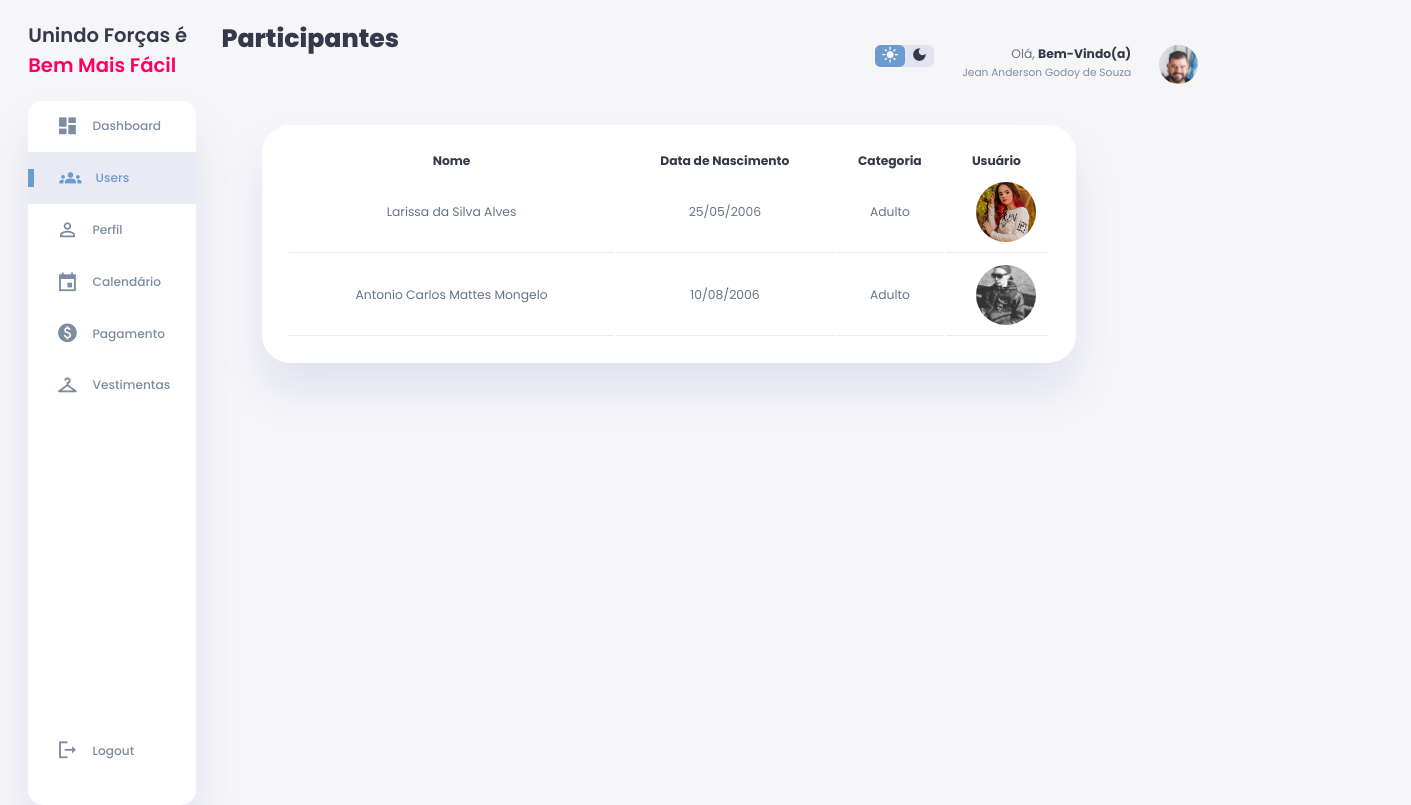
Screenshot of /usuario/participantes/index.php (signed in) with the database file from the repository.
### tables this page shows
CREATE TABLE IF NOT EXISTS `usuario` (
  `id_usuario` int NOT NULL AUTO_INCREMENT,
  `statuss` int DEFAULT NULL,
  `nome` varchar(255) DEFAULT NULL,
  `email` varchar(255) DEFAULT NULL,
  `datas` date DEFAULT NULL,
  `CPF` char(14) DEFAULT NULL,
  `RG` varchar(11) DEFAULT NULL,
  `categoria` varchar(255) NOT NULL,
  `senha` varchar(255) DEFAULT NULL,
  `telefone` varchar(11) DEFAULT NULL,
  `imagem` varchar(255) NOT NULL,
  `genero` varchar(255) NOT NULL,
  `endereco` varchar(255) NOT NULL,
  `responsavel` varchar(255) NOT NULL,
  `data_entrada` date NOT NULL,
  `tele_respon` varchar(11) NOT NULL,
  `idade` varchar(2) NOT NULL,
  `nom_dan` varchar(255) NOT NULL,
  `identidade_frente` varchar(255) NOT NULL,
  `identidade_verso` varchar(255) NOT NULL,
  PRIMARY KEY (`id_usuario`),
  KEY `id_usuario` (`id_usuario`) USING BTREE
);

### usuario/participantes/index.php (the view, shortened to what this page needs)
<?php
$conexao = conectar();
$id_usuario = $_SESSION['id_usuario'];
$sql = "SELECT * FROM usuario WHERE id_usuario = $id_usuario";
$resultado = mysqli_query($conexao, $sql);
$dados = mysqli_fetch_assoc($resultado);
function calcular_idade($data_nascimento) {
    $data_nasc = new DateTime($data_nascimento);
    $hoje = new DateTime();
    $idade = $hoje->diff($data_nasc);
    return $idade->y;
}
function determinar_categoria($idade) {
    if ($idade <= 12) {
        return 'Mirim';
    } elseif ($idade <= 17) {
        return 'Juvenil';
    } else {
        return 'Adulto';
    }
}
?>
<!DOCTYPE html>
<html lang="en">
<head>
    <link rel="stylesheet" href="css/style.css">
</head>
<body>
    <div class="container">
        <aside>
            <div class="toggle">
                <div class="logo">
                <h2>Unindo Forças é <span class="danger">Bem Mais Fácil</span></h2>
                </div>
            </div>
            <div class="sidebar">
                <a href="../dashboard.php">
                    <span class="material-icons-sharp">
                    </span>
                    <h3>Dashboard</h3>
                </a>
                <a href="../participantes" class="active">
                    <span class="material-icons-sharp">
                    </span>
                    <h3>Users</h3>
                </a>
                <a href="../perfil.php">
                    <span class="material-icons-sharp">
                    </span>
                    <h3>Perfil</h3>
                </a>
                <a href="../calen" target="_blank">
                    <span class="material-icons-sharp">
                    </span>
                    <h3>Calendário</h3>
                </a>
                <a href="../pagamento">
                    <span class="material-icons-sharp">
                    </span>
                    <h3>Pagamento</h3>
                </a>
                <a href="../acessorios">
                    <span class="material-icons-sharp">
                    </span>
                    <h3>Vestimentas</h3>
                </a>
                <a href="logout.php">
                    <span class="material-icons-sharp">
                    </span>
                    <h3>Logout</h3>
                </a>
            </div>
        </aside>
        <main>
            <h1>Participantes</h1>
            <div class="recent-orders">
                <?php
                $sql = "SELECT * FROM usuario WHERE statuss = 1";
                $resultado = mysqli_query($conexao, $sql);
                if (mysqli_num_rows($resultado) > 0) {
                    echo ' <div class="formato"><table class="table table-striped">
    <thead class="thead-info">
        <tr>
                   <th>Nome</th>
                   <th>Data de Nascimento</th>
                   <th>Categoria</th>
                   <th>Usuário</th>
                   </tr>
                   </thead>
                   <tbody>';
                    while ($row = mysqli_fetch_assoc($resultado)) {
                        $idade = calcular_idade($row['datas']);
                        $categoria = determinar_categoria($idade);
                        echo '<tr>';
                        $data = date("d/m/Y", strtotime($row['datas']));
                        echo "<td>" . $row['nome'] . "</td>";
                        echo "<td>" . $data . "</td>";
                        echo "<td>" . $categoria . "</td>";
                        echo "<td><div class='users'><img src='../../img/perfil/" . $row['imagem'] . "' ></div></td>";
                        echo '</tr>';
                    }
                } else {
                    echo 'Nenhum resultado encontrado.';
                }
                ?>
            </div>
        </main>
        <div class="right-section">
            <div class="nav">
                <div class="dark-mode">
                    <span class="material-icons-sharp ">
                    </span>
                    <span class="material-icons-sharp">
                    </span>
                </div>
                <div class="profile">
                    <div class="info">
                        <p>Olá, <b>Bem-Vindo(a)</b></p>
                        <small class="text-muted"><?php echo $dados['nome'] ?></small>
                    </div>
                    <div class="profile-photo">
                        <img src="../../img/perfil/<?php echo $dados['imagem'] ?>" alt="user">
                    </div>
                </div>
            </div>
        </div>
    </div>
</body>
</html>

### usuario/participantes/css/style.css (style rules this page uses)
:root { --color-primary: #6C9BCF; --color-danger: #FF0060; --color-success: #1B9C85; --color-warning: #F7D060; --color-white: #fff; --color-info-dark: #7d8da1; --color-dark: #363949; --color-light: rgba(132, 139, 200, 0.18); --color-dark-variant: #677483; --color-background: #f6f6f9; --card-border-radius: 2rem; --border-radius-1: 0.4rem; --border-radius-2: 1.2rem; --card-padding: 1.8rem; --padding-1: 1.2rem; --box-shadow: 0 2rem 3rem var(--color-light); }
* { margin: 0; padding: 0; outline: 0; appearance: 0; border: 0; text-decoration: none; box-sizing: border-box; }
html { font-size: 14px; }
body { width: 100vw; height: 100vh; font-family: 'Poppins', sans-serif; font-size: 0.88rem; user-select: none; overflow-x: hidden; color: var(--color-dark); background-color: var(--color-background); }
a { color: var(--color-dark); }
img { display: block; width: 100%; object-fit: cover; }
h1 { font-weight: 800; font-size: 1.8rem; }
h2 { font-weight: 600; font-size: 1.4rem; }
h3 { font-weight: 500; font-size: 0.87rem; }
small { font-size: 0.76rem; }
p { color: var(--color-dark-variant); }
b { color: var(--color-dark); }
.text-muted { color: var(--color-info-dark); }
.danger { color: var(--color-danger); }
.container { display: grid; width: 96%; margin: 0 auto; gap: 1.8rem; grid-template-columns: 12rem auto 23rem; }
aside { height: 100vh; }
aside .toggle { display: flex; align-items: center; justify-content: space-between; margin-top: 1.4rem; }
aside .toggle .logo { display: flex; gap: 0.5rem; }
aside .sidebar { display: flex; flex-direction: column; background-color: var(--color-white); box-shadow: var(--box-shadow); border-radius: 15px; height: 88vh; position: relative; top: 1.5rem; transition: all 0.3s ease; }
aside .sidebar a { display: flex; align-items: center; color: var(--color-info-dark); height: 3.7rem; gap: 1rem; position: relative; margin-left: 2rem; transition: all 0.3s ease; }
aside .sidebar a span { font-size: 1.6rem; transition: all 0.3s ease; }
aside .sidebar a:last-child { position: absolute; bottom: 2rem; width: 100%; }
aside .sidebar a.active { width: 100%; color: var(--color-primary); background-color: var(--color-light); margin-left: 0; }
aside .sidebar a.active::before { content: ''; width: 6px; height: 18px; background-color: var(--color-primary); }
aside .sidebar a.active span { color: var(--color-primary); margin-left: calc(1rem - 3px); }
main { margin-top: 1.4rem; }
main .recent-orders { margin-top: 1.3rem; }
main .recent-orders table { background-color: var(--color-white); width: 100%; padding: var(--card-padding); text-align: center; box-shadow: var(--box-shadow); border-radius: var(--card-border-radius); transition: all 0.3s ease; position: relative; margin-top: 5%; left: 5%; }
main table tbody td { height: 2.8rem; border-bottom: 1px solid var(--color-light); color: var(--color-dark-variant); padding: 10px 0 10px 0; }
.right-section { margin-top: 1.4rem; }
.right-section .nav { display: flex; justify-content: end; gap: 2rem; position: relative; left: 20%; margin-top: -4%; }
.right-section .dark-mode { background-color: var(--color-light); display: flex; justify-content: space-between; align-items: center; height: 1.6rem; width: 4.2rem; cursor: pointer; border-radius: var(--border-radius-1); }
.right-section .dark-mode span { font-size: 1.2rem; width: 50%; height: 100%; display: flex; align-items: center; justify-content: center; }
.right-section .dark-mode span.active { background-color: var(--color-primary); color: white; border-radius: var(--border-radius-1); }
.right-section .nav .profile { display: flex; gap: 2rem; text-align: right; }
.right-section .nav .profile .profile-photo { width: 2.8rem; height: 2.8rem; border-radius: 50%; overflow: hidden; }
.users { position: relative; width: 60px; height: 60px; left: 30%; margin-top: 0%; border-radius: 50%; overflow: hidden; cursor: pointer; }
.users img { position: absolute; top: 0; left: 0; width: 100%; height: 100%; object-fit: cover; }

### rows the page displays
usuario: nome "Larissa da Silva Alves", datas "25/05/2006", datas "Adulto", imagem (picture)
usuario: nome "Antonio Carlos Mattes Mongelo", datas "10/08/2006", datas "Adulto", imagem (picture)
usuario: nome "Jean Anderson Godoy de Souza", imagem (picture)
